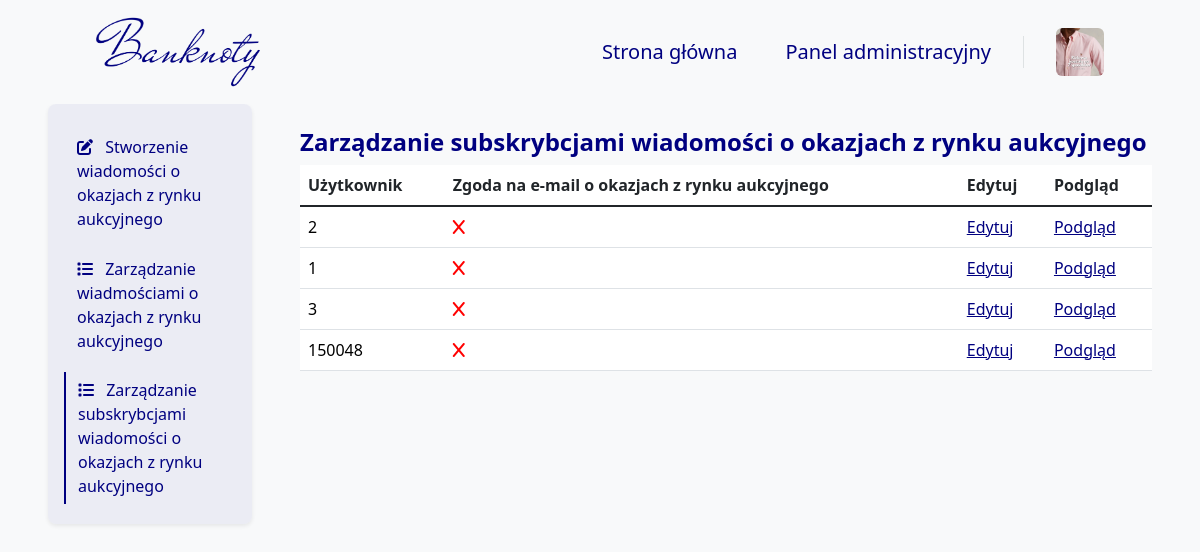
Before: /auction_opportunities/user/admin_panel/ (signed in) with the older database file.
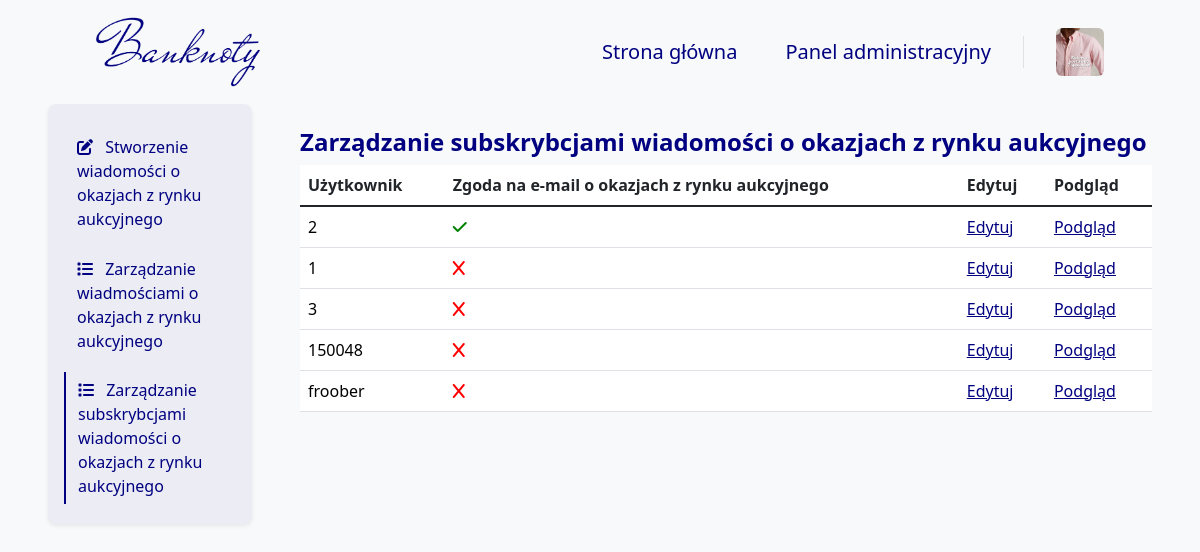
After: the same page with the newer database file.
### blog/models.py (models this page shows, shortened)
class User(models.Model):
    GENDER_CHOICES = (
        ('M', 'Mężczyzna'),
        ('K', 'Kobieta'),
        ('I', 'Inna'),
    )
    user = models.OneToOneField(
        User,
        on_delete=models.CASCADE,
        verbose_name="Użytkownik")
    bio = models.TextField(
        null=False,
        blank=True,
        validators=[validate_bio],
        verbose_name="Bio",
        help_text="Krótka informacja o użytkowniku, maksymalnie 512 znaków.")
    profile_pic = models.ImageField(
        null=False,
        blank=False,
        default="images/profile/1.png",
        upload_to="images/user/",
        verbose_name="Zdjęcie profilowe")
    phone_number = PhoneNumberField(
        region='PL',
        null=True,
        blank=True,
        unique=True,
        verbose_name="Numer telefonu")
    gender = models.CharField(
        choices=GENDER_CHOICES,
        null=False,
        blank=False,
        default='Mężczyzna',
        verbose_name="Płeć",
        max_length=6)
    newsletter = models.BooleanField(
        default=False,
        verbose_name="Biuletyn")
    miss_news = models.BooleanField(
        default=False,
        verbose_name="Pominięte artykuły")
    meetups_news = models.BooleanField(
        default=True,
        verbose_name="Spotkania i wydarzenia")
    opportunities_news = models.BooleanField(
        default=False,
        verbose_name="Okazje z rynku aukcyjnego")
    company_news = models.BooleanField(
        default=True,
        verbose_name="Wiadomości od Banknoty")
    replay_news = models.BooleanField(
        default=False,
        verbose_name="Shot wydzarzeń na Banknoty")
    development_news = models.BooleanField(
        default=False,
        verbose_name="Informacje o rozwoju i zmianach na Banknoty")
    opened_posts = models.ManyToManyField(
        Blog,
        blank=True,
        related_name='opened_by_users',
        verbose_name="Otwarte posty"
    )
    can_be_author = models.BooleanField(
        default=False,
        verbose_name="Czy może być autorem",
        help_text='Czy wniosek na autora został rozpatrzony pozytywnie.')
    def __init__(self, *args, temp=65, **kwargs):
        self.temp = temp
        return super().__init__(*args, **kwargs)
    def is_profile_pic(self):
        if self.profile_pic == "images/profile/1.png":
            return False
        else:
            return True
    is_profile_pic.boolean = True
    is_profile_pic.short_description = 'Zdjęcie profilowe'
    def is_bio(self):
        if self.bio:
            return True
        else:
            return False
    is_bio.boolean = True
    is_bio.short_description = 'Bio'
    def is_phone_number(self):
        if self.phone_number:
            return True
        else:
            return False
    is_phone_number.boolean = True
    is_phone_number.short_description = 'Phone number'
    def is_newsletter(self):
        if self.newsletter:
            return True
        else:
            return False
    is_newsletter.boolean = True
    is_newsletter.short_description = 'Newsletter'

### blog/views.py (the view)
# urls.py: path('auction_opportunities/user/admin_panel/', auction_opportunities_user_manage_admin_panel_view, name='auction_opportunities_user_manage_admin_panel'),
@superuser_required
def auction_opportunities_user_manage_admin_panel_view(request):
    users = DjangoUser.objects.all().order_by('user__id')
    context = get_paginated_context(request, users, 10)
    return render(request, 'auction_opportunities/auction_opportunities_user_admin_panel.html', context)

### blog/views.py (called while the page is built)
def superuser_required(view_func):
    @wraps(view_func)
    def _wrapped_view(request, *args, **kwargs):
        if request.user.is_authenticated and request.user.is_superuser:
            return view_func(request, *args, **kwargs)
        else:
            return redirect('home')
    return _wrapped_view

def get_paginated_context(request, queryset, items_per_page=10):
    paginator = Paginator(queryset, items_per_page)
    page_number = request.GET.get('page')
    page_obj = paginator.get_page(page_number)
    context = {
        'page_obj': page_obj,
    }
    return context

### templates/auction_opportunities/auction_opportunities_user_admin_panel.html (shortened to what this page needs)
{% extends 'base.html' %}
{% block navbar %}
    {% include 'navbar_admin.html' %}
{% endblock %}
{% block content %}
    <div class="container-fluid">
        <div class="row">
            <div class="col-12 col-lg-3 px-5 px-lg-5 mx-auto bg-body-tertiary">
                <nav class="nav rounded-3 shadow-sm text-start p-3" style="background-color: rgba(0,0,128,0.05)">
                    <button class="btn btn-list btn-list mt-2 mb-1" onclick="location.href='{% url 'auction_opportunities_add' %}'" style="text-align: left; ">
                        <i class="fa-solid fa-pen-to-square me-2"></i>
                        Stworzenie wiadomości o okazjach z rynku aukcyjnego
                    </button>
                    <button class="btn btn-list btn-list mt-2 mb-1" onclick="location.href='{% url 'auction_opportunities_admin_panel' %}'" style="text-align: left; ">
                        <i class="fa-solid fa-list me-2"></i>
                        Zarządzanie wiadmościami o okazjach z rynku aukcyjnego
                    </button>
                    <button class="btn btn-list-active btn-list mt-2 mb-1" onclick="location.href='{% url 'auction_opportunities_user_manage_admin_panel' %}'" style="text-align: left; ">
                        <i class="fa-solid fa-list me-2"></i>
                        Zarządzanie subskrybcjami wiadomości o okazjach z rynku aukcyjnego
                    </button>
                </nav>
            </div>
            <div class="col-12 col-lg-9 px-5 px-lg-0 pe-lg-5 pt-4 pt-lg-3 mx-auto bg-body-tertiary mt-2">
                <h4 class="mb-0 pb-2 fw-bold" style="color: navy">
                    Zarządzanie subskrybcjami wiadomości o okazjach z rynku aukcyjnego
                </h4>
                <table class="table table-hover">
                    <thead>
                        <tr>
                        <th scope="col">Użytkownik</th>
                        <th scope="col">Zgoda na e-mail o okazjach z rynku aukcyjnego</th>
                        <th scope="col">Edytuj</th>
                        <th scope="col">Podgląd</th>
                        </tr>
                    </thead>
                    <tbody class="table-group-divider">
                        {% for user in page_obj %}
                            <tr>
                                <td>
                                    <a class="admin_panel_link" href="{% url 'auction_opportunities_user_detail_admin_panel' user.pk %}">
                                        {{ user.user  }}
                                    </a>
                                </td>
                                <td>
                                    <a class="admin_panel_link" href="{% url 'auction_opportunities_user_detail_admin_panel' user.pk %}">
                                        {% if user.opportunities_news %}
                                          <i class="fa-solid fa-check"></i>
                                        {% else %}
                                          <i class="fa-solid fa-x"></i>
                                        {% endif %}
                                    </a>
                                </td>
                                <td>
                                    <a class="admin_panel_edit_link" href="{% url 'auction_opportunities_user_edit_admin_panel' user.pk %}">
                                        Edytuj
                                    </a>
                                </td>
                                <td>
                                    <a class="admin_panel_edit_link" href="{% url 'auction_opportunities_user_detail_admin_panel' user.pk %}">
                                        Podgląd
                                    </a>
                                </td>
                            </tr>
                        {% endfor %}
                    </tbody>
                </table>
            </div>
        </div>
    </div>
{% endblock %}

Changed rows visible on the page:
changed User (number 1 of 5 on the later page): opportunities_news False → True (drawn)
added User: user "froober", opportunities_news False (drawn)
